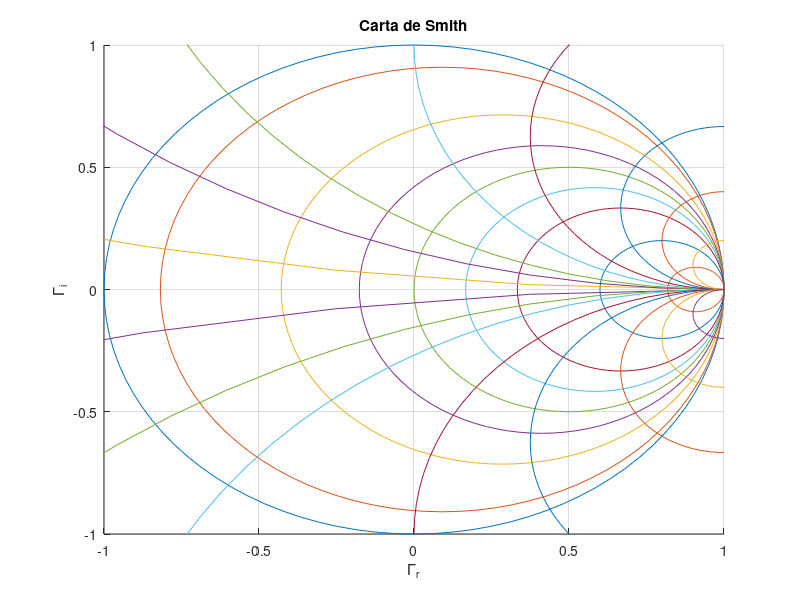

Reproduce this figure in MATLAB.
%--------------------------------------------------------------------------
clear all;
clc;
rs = [  0, 0.1, 0.4, 0.7,   1, 1.4, 2,  4, 10];
xs = [0.1, 0.3, 0.5,   1, 1.6,   3, 5, 10];
%--------------------------------------------------------------------------
figure(1)
hold on;
for i = 1 : length(rs)
    t = 0 : pi/50 : 2*pi;
    x = (1/(rs(i) + 1))*cos(t) + rs(i)/(rs(i) + 1);
    y = (1/(rs(i) + 1))*sin(t);
    plot(x, y)
end
for i = 1 : length(xs)
    t = pi/2 : pi/50 : 3*pi/2;
    x = (1/xs(i))*cos(t) + 1;
    y = (1/xs(i))*sin(t) + 1/xs(i);
    plot(x, y)
end
for i = 1 : length(xs)
    t = pi/2 : pi/50 : 3*pi/2;
    x = (1/xs(i))*cos(t) + 1;
    y = (1/xs(i))*sin(t) - 1/xs(i);
    plot(x, y)
end
%--------------------------------------------------------------------------
title('Carta de Smith')
xlabel('\Gamma_r')
ylabel('\Gamma_i')
grid on;
xlim([-1 1])
ylim([-1 1])